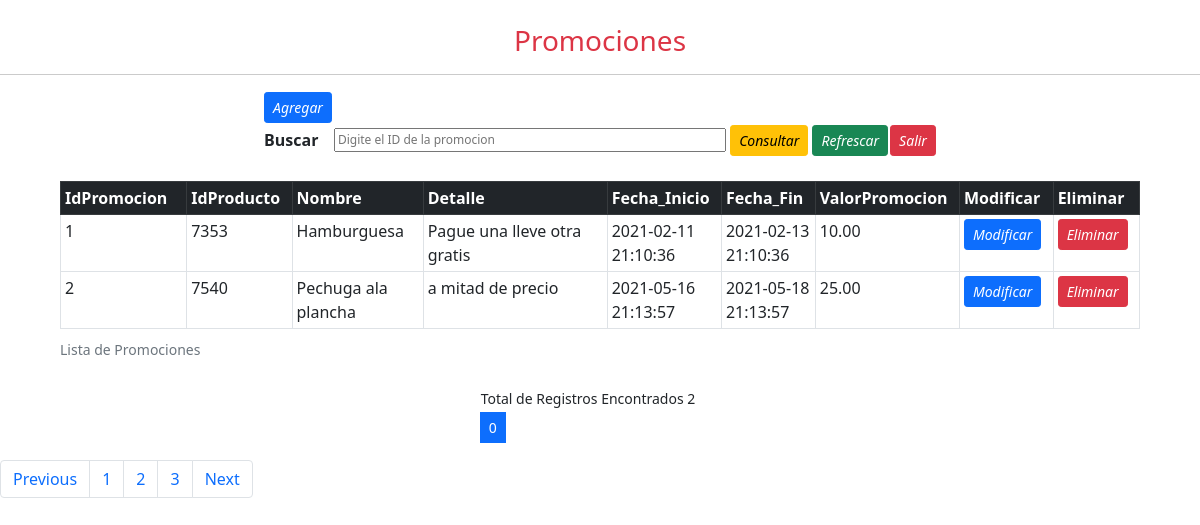
Screenshot of /Vistas/Promocion.php with the database file from the repository.
### tables this page shows
CREATE TABLE `promocion` (
  `IdPromocion` int(10) NOT NULL AUTO_INCREMENT,
  `IdProducto` int(10) NOT NULL,
  `Nombre` varchar(45) DEFAULT NULL,
  `Detalle` varchar(45) DEFAULT NULL,
  `Fecha_Inicio` datetime NOT NULL,
  `Fecha_Fin` datetime NOT NULL,
  `ValorPromocion` decimal(10,2) NOT NULL,
  PRIMARY KEY (`IdPromocion`),
  KEY `fk_Producto_Promocion` (`IdProducto`),
  CONSTRAINT `fk_Producto_Promocion` FOREIGN KEY (`IdProducto`) REFERENCES `producto` (`IdProducto`)
);

### Vistas/Promocion.php (the view, shortened to what this page needs)
<?php
 include('../Conexion/conectar.php');
?>
<?php
$maximoDatos = 5;
$paginaNumero = 0;
$inicia = $paginaNumero * $maximoDatos;
?>
<?php
if(isset($_POST['consulta'])){
                                $c = new Conexion();
                                $cone = $c->conectando();
                                $sql = "select * from promocion where  IdPromocion LIKE '%$obj->IdPromocion%'";
                                $limite =sprintf("%s limit %d, %d",$sql, $inicia, $maximoDatos);
                                $resultado = mysqli_query($cone,$limite);
                                $arreglo = mysqli_fetch_row($resultado);
                            }else{
                                $c = new Conexion();
                                $cone = $c->conectando();
                                $sql = "select * from promocion order by IdPromocion";
                                $limite =sprintf("%s limit %d, %d",$sql, $inicia, $maximoDatos);
                                $resultado = mysqli_query($cone,$limite);
                                $arreglo = mysqli_fetch_row($resultado);
}
?>
<?php
if(isset($_GET['totalArreglo'])){
	$totalArreglo = $_GET['totalArreglo'];
}
	else{
		$lista = mysqli_query($cone,$sql);
		$totalArreglo = mysqli_num_rows($lista);
	}
?>
<!Doctype html>
<html lang="es">
    <head>
        <link rel="stylesheet" href="../Vistas/css/bootstrap.min.css">
    </head>
    <body>
        <center>
          <br>
            <h3 class=" text-danger font-weight-normal  " >Promociones </h3>
            <hr style="height:1px;border:none;color:#333;background-color:#333;">
            <form name="Detalle" action="" method="POST">
            <table >
                 <tr>
                    <td>
                             <a  href="Prom.php"><button type="button" class="btn btn-primary btn-sm "><i class="fa fa-file-text-o" aria-hidden="true">Agregar</i></button>
                            </a>
                    </td>
                </tr>
                 <tr>
		                <th><label for="promocion">Buscar</label></th>
		                <th><input style="font-size:12px" type="text" id="IdPromocion" name="IdPromocion"   placeholder="Digite el ID de la promocion " size="50" >
                            <button type="submit" name="consulta" class="btn btn-warning btn-sm" ><i class="fa fa-search" aria-hidden="true">Consultar</i></button>
		                    <button type="submit" class="btn btn-success btn-sm"><i class="fa fa-undo" aria-hidden="true">Refrescar</i></button>
		                </th>
		                <th><button type="button" class="btn btn-danger btn-sm"><i class="fa fa-sign-out" aria-hidden="true">Salir</i></button></th>
                </tr>
            </table>
        </center>
            <br>
            <center>
                <table class= "table  table-bordered table-hover table-sm"  style="width:90%">
                        <caption><small>Lista de Promociones</small></caption>
                        <thead>
                            <tr class="table-dark">
                                <th scope="col" style="width:10%"  class="">IdPromocion</th>
                                <th scope="col" style="width:5%"  class="">IdProducto</th>
                                <th scope="col" style="width:10%"  class="">Nombre</th>
                                <th scope="col" style="width:15%" class="">Detalle</th>
                                <th scope="col" style="width:5%"  class="">Fecha_Inicio</th>
                                <th scope="col" style="width:5%"  class="">Fecha_Fin</th>
                                <th scope="col" style="width:5%"  class="">ValorPromocion</th>
                                <th scope="col" style="width:5%"  class="">Modificar</th>
                                <th scope="col" style="width:5%"  class="">Eliminar</th>
                            </tr>
                        </thead>
                        <?php
                            do{
                        ?>
                        <tbody>
                            <tr>
                                <td><?php echo $arreglo[0] ?></td>
                                <td><?php echo $arreglo[1] ?></td>
                                <td><?php echo $arreglo[2] ?></td>
                                <td><?php echo $arreglo[3] ?></td>
                                <td><?php echo $arreglo[4] ?></td>
                                <td><?php echo $arreglo[5] ?></td>
                                <td><?php echo $arreglo[6] ?></td>
                                <td class="letra">
                                <a href="<?php if($arreglo[0] <> ""){
                        echo "PromModificar.php?key=".urlencode($arreglo[0]);
                        } else{
                            echo "<script> alert('Debe Consultar El Proveedor')</script>";
                         }
                         ?>">
                            <button name="Guarda" type="button" class="btn btn-primary btn-sm"><i class="fa fa-pencil-square-o" aria-hidden="true">Modificar</i></button>
                                </a>
                                </td>
                                <td class="letra">
                                <a href="<?php if($arreglo[0]<>""){
                                            echo "PromEliminar.php?key=".urlencode($arreglo[0]);
                                    }else{
                                        echo"<script> alert('Debe de consultar primero')</sccript>";
                                    }
                                    ?>">
                                    <button name="Guarda" type="button" class="btn btn-danger btn-sm"><i class="fa fa-trash-o" aria-hidden="true">Eliminar</i></button>
                                </a>
                                </td>
                            </tr>
                        </tbody>
                        <?php
                            }while($arreglo = mysqli_fetch_row($resultado));
                        ?>
                <table>
                <tr>
                     <td><small><?php printf("Total de Registros Encontrados %d", $totalArreglo) ?></small></td>
  	            </tr>
                 <tr>
                <td style="width:90%">
                <nav aria-label="Paginador de navegacion">
                <ul class="pagination pagination-sm">
                <li class="page-item">
                   <li class="page-item active">
                     <a class="page-link"  href="#"><?php echo $paginaNumero; ?> <span class="sr-only"></span></a>
                  </li>
                  </ul>
                </nav>
                    </td>
                    </tr>
				</table>
             </center>
             <nav aria-label="Page navigation example">
  <ul class="pagination">
    <li class="page-item"><a class="page-link" href="#">Previous</a></li>
    <li class="page-item"><a class="page-link" href="#">1</a></li>
    <li class="page-item"><a class="page-link" href="#">2</a></li>
    <li class="page-item"><a class="page-link" href="#">3</a></li>
    <li class="page-item"><a class="page-link" href="#">Next</a></li>
  </ul>
</nav>
    </body>
</html>

### rows the page displays
promocion: IdPromocion "1", IdProducto "7353", Nombre "Hamburguesa", Detalle "Pague una lleve otra gratis", Fecha_Inicio "2021-02-11 21:10:36", Fecha_Fin "2021-02-13 21:10:36", ValorPromocion "10.00"
promocion: IdPromocion "2", IdProducto "7540", Nombre "Pechuga ala plancha", Detalle "a mitad de precio", Fecha_Inicio "2021-05-16 21:13:57", Fecha_Fin "2021-05-18 21:13:57", ValorPromocion "25.00"

### other values shown
$totalArreglo "2"
$paginaNumero "0"
